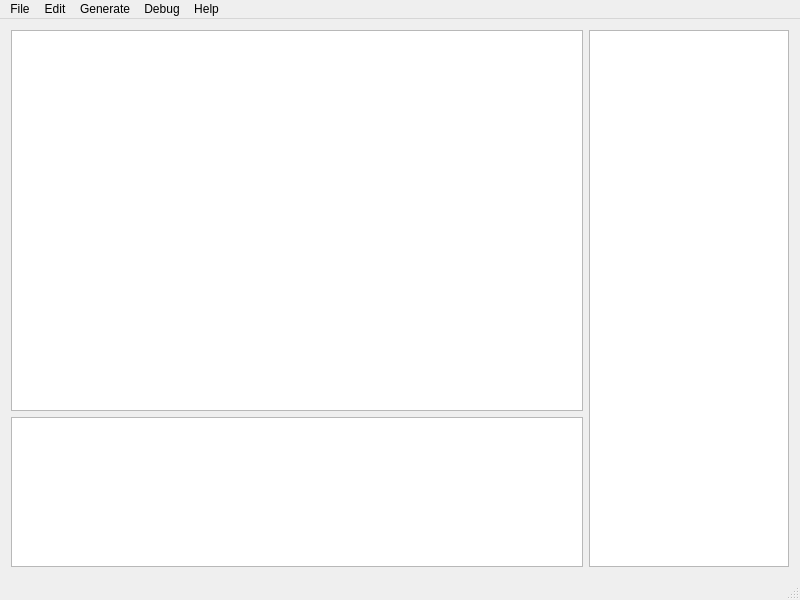
<?xml version="1.0" encoding="UTF-8"?>
<ui version="4.0">
 <class>MainWindow</class>
 <widget class="QMainWindow" name="MainWindow">
  <property name="geometry">
   <rect>
    <x>0</x>
    <y>0</y>
    <width>800</width>
    <height>600</height>
   </rect>
  </property>
  <property name="windowTitle">
   <string>MainWindow</string>
  </property>
  <widget class="QWidget" name="centralWidget">
   <layout class="QGridLayout" name="gridLayout">
    <item row="0" column="0">
     <widget class="CodeEdit" name="CodeWindow">
      <property name="font">
       <font>
        <family>Monaco</family>
        <pointsize>18</pointsize>
        <weight>50</weight>
        <bold>false</bold>
       </font>
      </property>
      <property name="focusPolicy">
       <enum>Qt::StrongFocus</enum>
      </property>
     </widget>
    </item>
    <item row="1" column="0">
     <widget class="console" name="Console">
      <property name="maximumSize">
       <size>
        <width>16777215</width>
        <height>150</height>
       </size>
      </property>
      <property name="font">
       <font>
        <family>Monaco</family>
        <pointsize>16</pointsize>
       </font>
      </property>
     </widget>
    </item>
    <item row="0" column="1" rowspan="2">
     <widget class="DebugWin" name="DebugWindow">
      <property name="maximumSize">
       <size>
        <width>200</width>
        <height>16777215</height>
       </size>
      </property>
      <property name="font">
       <font>
        <family>Monaco</family>
       </font>
      </property>
     </widget>
    </item>
   </layout>
  </widget>
  <widget class="QMenuBar" name="menuBar">
   <property name="geometry">
    <rect>
     <x>0</x>
     <y>0</y>
     <width>800</width>
     <height>22</height>
    </rect>
   </property>
   <widget class="QMenu" name="menu">
    <property name="title">
     <string>File</string>
    </property>
    <addaction name="new_file"/>
    <addaction name="open_file"/>
    <addaction name="separator"/>
    <addaction name="save_file"/>
    <addaction name="separator"/>
    <addaction name="actionClose"/>
   </widget>
   <widget class="QMenu" name="menu_2">
    <property name="title">
     <string>Edit</string>
    </property>
    <addaction name="actionundo"/>
    <addaction name="actionRedo"/>
    <addaction name="separator"/>
    <addaction name="actionCopy"/>
    <addaction name="actionPaste"/>
    <addaction name="actionCut"/>
   </widget>
   <widget class="QMenu" name="menuGenerate">
    <property name="title">
     <string>Generate</string>
    </property>
    <addaction name="generate"/>
    <addaction name="generate_coe"/>
    <addaction name="generate_coe_asm"/>
    <addaction name="separator"/>
    <addaction name="assemble"/>
    <addaction name="separator"/>
    <addaction name="disassemble"/>
   </widget>
   <widget class="QMenu" name="menuDebug">
    <property name="title">
     <string>Debug</string>
    </property>
    <addaction name="actionStart"/>
    <addaction name="separator"/>
    <addaction name="actionSingle_step"/>
    <addaction name="actionRun"/>
   </widget>
   <widget class="QMenu" name="menuHelp">
    <property name="title">
     <string>Help</string>
    </property>
    <addaction name="actionHelp"/>
    <addaction name="actionManual"/>
   </widget>
   <addaction name="menu"/>
   <addaction name="menu_2"/>
   <addaction name="menuGenerate"/>
   <addaction name="menuDebug"/>
   <addaction name="menuHelp"/>
  </widget>
  <widget class="QStatusBar" name="statusBar"/>
  <action name="new_file">
   <property name="text">
    <string>New</string>
   </property>
   <property name="shortcut">
    <string>Ctrl+N</string>
   </property>
  </action>
  <action name="actionCopy">
   <property name="text">
    <string>Copy</string>
   </property>
  </action>
  <action name="actionPaste">
   <property name="text">
    <string>Paste</string>
   </property>
  </action>
  <action name="open_file">
   <property name="text">
    <string>Open</string>
   </property>
   <property name="shortcut">
    <string>Ctrl+O</string>
   </property>
  </action>
  <action name="generate_coe">
   <property name="text">
    <string>Generate coe from binary code</string>
   </property>
   <property name="iconText">
    <string>Generate coe from binary code</string>
   </property>
   <property name="shortcut">
    <string>Ctrl+Shift+C</string>
   </property>
  </action>
  <action name="save_file">
   <property name="text">
    <string>Save</string>
   </property>
   <property name="shortcut">
    <string>Ctrl+S</string>
   </property>
  </action>
  <action name="actionClose">
   <property name="text">
    <string>Close</string>
   </property>
   <property name="shortcut">
    <string>Ctrl+W</string>
   </property>
  </action>
  <action name="actionundo">
   <property name="text">
    <string>Undo</string>
   </property>
  </action>
  <action name="actionRedo">
   <property name="text">
    <string>Redo</string>
   </property>
  </action>
  <action name="actionCut">
   <property name="text">
    <string>Cut</string>
   </property>
  </action>
  <action name="assemble">
   <property name="text">
    <string>Assemble</string>
   </property>
   <property name="shortcut">
    <string>Ctrl+Shift+A</string>
   </property>
  </action>
  <action name="disassemble">
   <property name="text">
    <string>Disassemble</string>
   </property>
   <property name="shortcut">
    <string>Ctrl+Shift+D</string>
   </property>
  </action>
  <action name="generate_coe_asm">
   <property name="text">
    <string>Generate coe from asm</string>
   </property>
   <property name="shortcut">
    <string>Ctrl+Shift+G</string>
   </property>
  </action>
  <action name="generate">
   <property name="text">
    <string>Generate binary code</string>
   </property>
   <property name="shortcut">
    <string>Ctrl+G</string>
   </property>
  </action>
  <action name="actionSingle_step">
   <property name="text">
    <string>Single step</string>
   </property>
   <property name="shortcut">
    <string>F8</string>
   </property>
   <property name="visible">
    <bool>true</bool>
   </property>
  </action>
  <action name="actionStart">
   <property name="enabled">
    <bool>true</bool>
   </property>
   <property name="text">
    <string>Start</string>
   </property>
   <property name="shortcut">
    <string>F5</string>
   </property>
  </action>
  <action name="actionRun">
   <property name="text">
    <string>Run</string>
   </property>
   <property name="shortcut">
    <string>F9</string>
   </property>
  </action>
  <action name="actionAbout">
   <property name="text">
    <string>About</string>
   </property>
   <property name="shortcut">
    <string>Ctrl+Shift+H</string>
   </property>
  </action>
  <action name="actionManual">
   <property name="text">
    <string>Manual</string>
   </property>
   <property name="shortcut">
    <string>Ctrl+M</string>
   </property>
  </action>
  <action name="actionHelp">
   <property name="text">
    <string>Help</string>
   </property>
  </action>
 </widget>
 <layoutdefault spacing="6" margin="11"/>
 <customwidgets>
  <customwidget>
   <class>CodeEdit</class>
   <extends>QPlainTextEdit</extends>
   <header>gui/codeedit.h</header>
  </customwidget>
  <customwidget>
   <class>console</class>
   <extends>QTextBrowser</extends>
   <header>gui/console.h</header>
  </customwidget>
  <customwidget>
   <class>DebugWin</class>
   <extends>QTableView</extends>
   <header>gui/debugwin.h</header>
  </customwidget>
 </customwidgets>
 <resources/>
 <connections/>
</ui>
